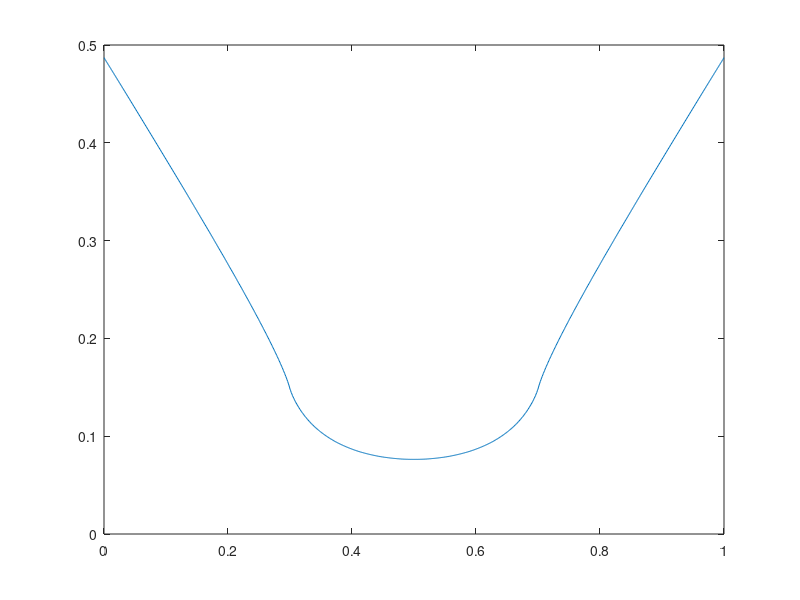

Write MATLAB code to recreate this figure.
% for vizualization
n = 1024;
z = linspace(0,1,n)';

% roots 
p = 200;
x = linspace(.3,.7,p);

F = exp( 1/p * sum(log( abs(x-z)+.001 ),2) );

plot(z, abs(F))
